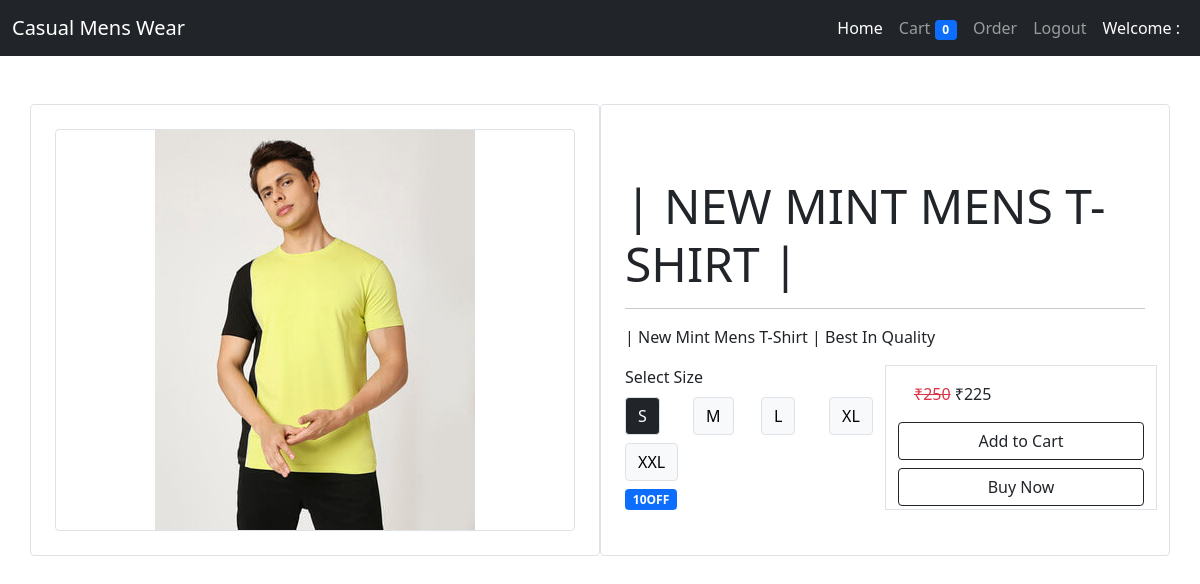
The page /product/New_Mint_Mens_T-shirt (signed in) on the database its author committed.
### Store/models/tshirt.py (models this page shows, shortened)
class Tshirt(models.Model):
    name = models.CharField(max_length=50, null=False)
    slug = models.CharField(max_length=200, null=False, unique=True, default="")
    description = models.CharField(max_length=500, null=True)
    discount = models.IntegerField(default=0)
    image = models.ImageField(upload_to = 'upload/images/', null=False)
    occasion = models.ForeignKey(Occasion, on_delete=models.CASCADE)
    Brand = models.ForeignKey(Brand, on_delete=models.CASCADE)
    Sleeve = models.ForeignKey(Sleeve, on_delete=models.CASCADE)
    neck_type = models.ForeignKey(NeckType, on_delete=models.CASCADE)
    ideal_for = models.ForeignKey(IdealFor, on_delete=models.CASCADE)
    Color = models.ForeignKey(Color, on_delete=models.CASCADE)

### Store/models/size.py (models this page shows, shortened)
class SizeVarient(models.Model):
    SIZES = (
        ('S',"SMALL"),
        ('M',"MEDIUM"),
        ('L',"LARGE"),
        ('XL',"EXTRA LARGE"),
        ('XXL',"EXTRA EXTRA LARGE"),
    )
    Price = models.IntegerField(null=False)
    Tshirt = models.ForeignKey(Tshirt, on_delete=models.CASCADE)
    size = models.CharField(choices=SIZES, max_length=5)

### Store/views/product_page.py (the view)
# urls.py: path('product/<str:slug>',show_product),
def show_product(request, slug):
    tshirt = Tshirt.objects.get(slug=slug)
    size = request.GET.get('size')
    if size is None:
        size = tshirt.sizevarient_set.all().order_by('Price').first()
    else:
        size = tshirt.sizevarient_set.get(size = size)
    size_price = size.Price
    sell_price = floor(size_price - (size_price*(tshirt.discount/100)))
    context = {
        'tshirt' : tshirt,
        'price' : size_price,
        'sell_price' : sell_price,
        'active_size' : size
    }
    return render(request,template_name='store/product_info.html',context=context)

### Store/templatetags/tshirt_tags.py (called while the page is built)
@register.filter
def rupee(number):
    return f'₹{number}'

@register.simple_tag
def get_active_size_button_class(active_size, size):
    if active_size == size:
        return "btn-dark"
    else:
        return "btn-light"

### Store/templates/store/product_info.html
{% extends "./base.html" %}
{% load tshirt_tags %}
{% block content %}
    <div class="container">
        <div class="row mt-5">
            <div class="col-md-6 border rounded p-4">
                <div class="productimage border rounded text-center">
                    <img src="{{tshirt.image.url}}" class="img-fluid" alt="">
                </div>
            </div>
            <div class="col-md-6 border rounded p-4">
                <div class="display-5 mt-5">{{tshirt.name|upper}}</div>
                <hr>
                <p>{{tshirt.description| title}}</p>
                <div class="row">
                    <div class="col-md-6">
                        <label for="">Select Size</label>
                        <div class="row">
                            {% for size in tshirt.sizevarient_set.all %}
                                <div class="col mt-2">
                                    <a href="/product/{{tshirt.slug}}?size={{size.size}}" class="btn {% get_active_size_button_class active_size size %} border btn-block">{{size.size}}</a>
                                </div>
                            {% endfor %}
                        </div>
                        <div class="badge bg-primary mt-2">
                            {{tshirt.discount}}OFF
                        </div>
                    </div>
                    <div class="col-md-6 border">
                        <div class="p-3">
                            <span class="text-center text-danger"><del>{{price|rupee}}</del></span>
                            <span>{{sell_price|rupee}}</span>
                        </div>
                        <a href="/addtocart/{{tshirt.slug}}/{{active_size.size}}?return_url={{request.get_full_path}}" class="btn btn-outline-dark w-100">Add to Cart</a>
                        <a href="" class="btn btn-outline-dark w-100 mt-2">Buy Now</a>
                    </div>
                </div>
            </div>
        </div>
    </div>
{% endblock %}

### rows shown on the page
Tshirt: image (picture), name "| NEW MINT MENS T-SHIRT |", description "| New Mint Mens T-Shirt | Best In Quality", discount "10"
SizeVarient: size "S"
SizeVarient: size "M"
SizeVarient: size "L"
SizeVarient: size "XL"
SizeVarient: size "XXL"

### other values the page prints
{{ request.session.cart|length }} "0"
{{ price|rupee }} "₹250"
{{ sell_price|rupee }} "₹225"
